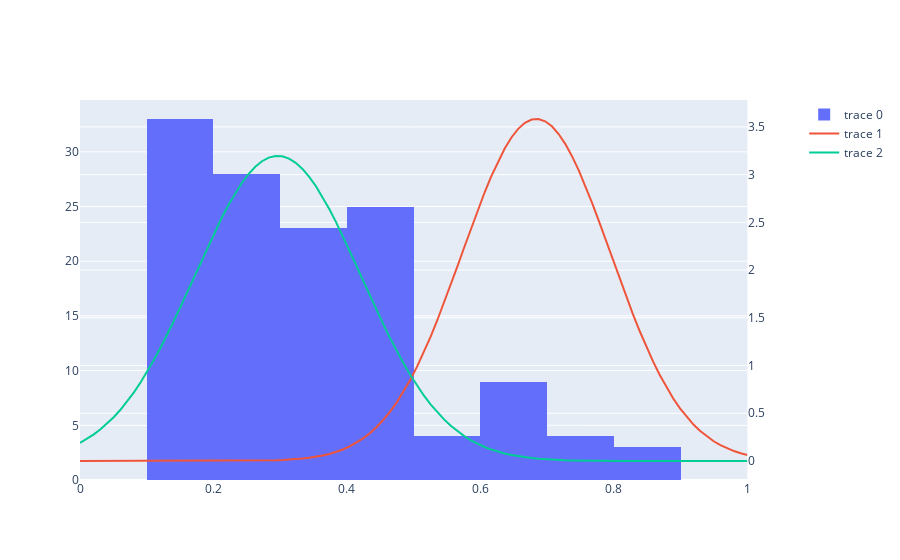

The notebook cell this image was saved under:
### Code cell
gm = vcf_to_mix_model(vcf_file,plot=True,tail_cutoff=0.1)
